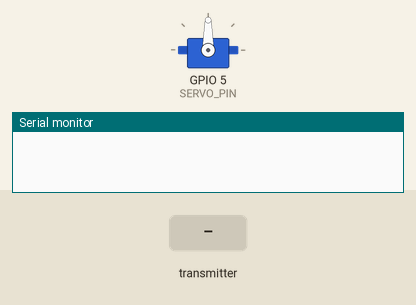
This sketch was run on a simulated ESP8266 (NodeMCU). Shown: servo, the last lines printed to the serial monitor. The test bench sets the inputs (shaded band).

Above: at 1.2 s.
1.3 s: the transmitter starts sending servoPosition = 0
At 1.6 s:
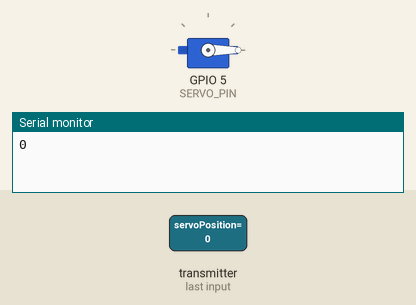
2.8 s: the transmitter starts sending servoPosition = 45
At 3.9 s:
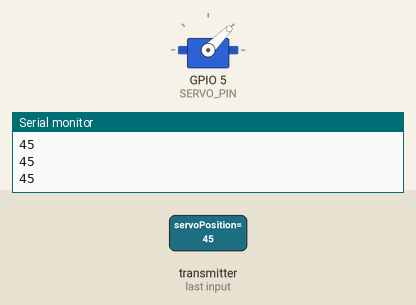
4.3 s: the transmitter starts sending servoPosition = 180
At 5.0 s:
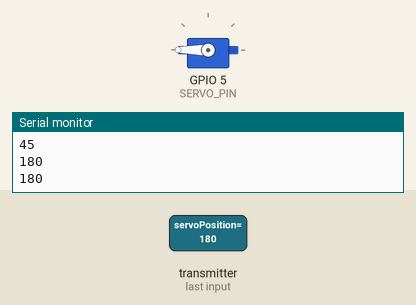
5.8 s: the transmitter starts sending servoPosition = 90
At 6.2 s:
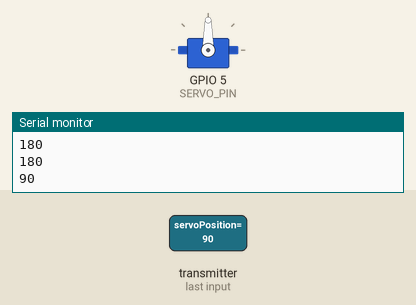
Timing chart, 0 to 8.3 s (numbered marks = the images above; inputs shaded):
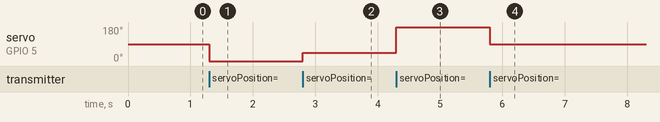

Measured:
- after the input at 1.3 s, servo on GPIO 5 (SERVO_PIN): 90° → 0° at once
- after the input at 2.8 s, servo on GPIO 5 (SERVO_PIN): 0° → 45° at once
- after the input at 4.3 s, servo on GPIO 5 (SERVO_PIN): 45° → 180° at once
- after the input at 5.8 s, servo on GPIO 5 (SERVO_PIN): 180° → 90° at once

The sketch:

servo_sketch.ino
```cpp
// This sketch is for the esp8266 servo node that receives
// the rotational information over espnow to direct the camera

// Servo node MAC: 40:91:51:4F:0A:56

#include <ESP8266WiFi.h>
#include <espnow.h>
#include <Servo.h>

#define SERVO_PIN 5 // D1

// initialise servo object
Servo servo;

// create struct to receive data from potentiometer node
typedef struct struct_message {
    int servoPosition;
} struct_message;

struct_message incomingData;

void setup() {
    Serial.begin(115200);
    servo.attach(SERVO_PIN);
    WiFi.mode(WIFI_STA);
    WiFi.disconnect();

    if (esp_now_init() != 0) {
        Serial.println("ESP-NOW Init Failed");
        return;
    }
    // configure esp now connection
    esp_now_set_self_role(ESP_NOW_ROLE_SLAVE);
    esp_now_register_recv_cb(receiveCallBack);
}

void loop() {
    // loop empty as callback function deals with functionality
}

// define callback function to handle when data arrives over esp now
void receiveCallBack(uint8_t *senderMAC, uint8_t *data, uint8_t len) {
    memcpy(&incomingData, data, sizeof(incomingData));
    servo.write(incomingData.servoPosition);
    Serial.println(incomingData.servoPosition);
}
```
